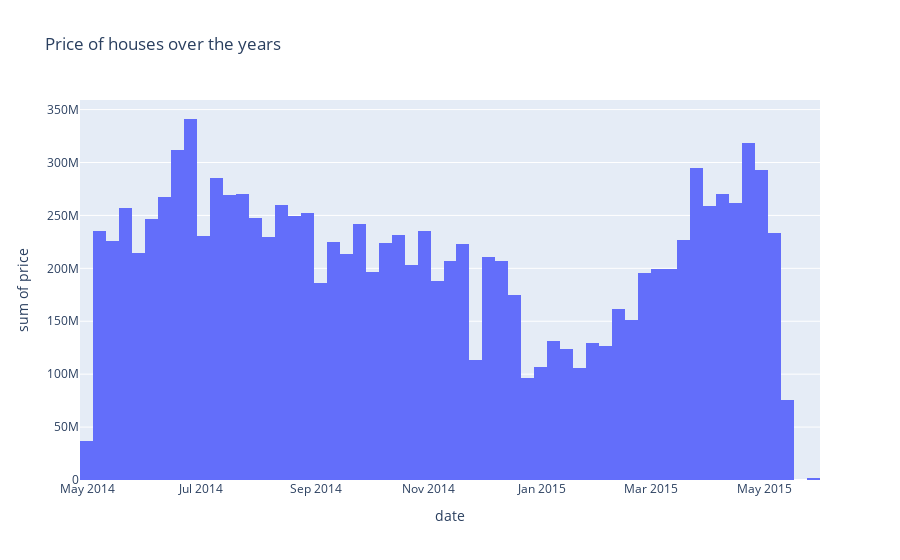

Source (notebook cell):
### Code cell
# lineplot for date vs price
import plotly.express as px
fig = px.histogram(data, x='date', y='price', title='Price of houses over the years')
fig.show()

### Figure 1 — Plotly figure (JSON) as saved in the notebook; plotly's stock layout.template omitted (floating-point values rounded to 4 significant figures; data arrays with more than 128 entries replaced by an {"elided": "..."} marker saying what was removed)
{"data": [{"alignmentgroup": "True", "bingroup": "x", "histfunc": "sum", "hovertemplate": "date=%{x}<br>sum of price=%{y}<extra></extra>", "legendgroup": "", "marker": {"color": "#636efa", "pattern": {"shape": ""}}, "name": "", "offsetgroup": "", "orientation": "v", "showlegend": false, "type": "histogram", "x": {"elided": "21613 str values"}, "xaxis": "x", "y": {"elided": "21613 int values"}, "yaxis": "y"}], "layout": {"barmode": "relative", "legend": {"tracegroupgap": 0}, "title": {"text": "Price of houses over the years"}, "xaxis": {"anchor": "y", "domain": [0, 1], "title": {"text": "date"}}, "yaxis": {"anchor": "x", "domain": [0, 1], "title": {"text": "sum of price"}}}}
